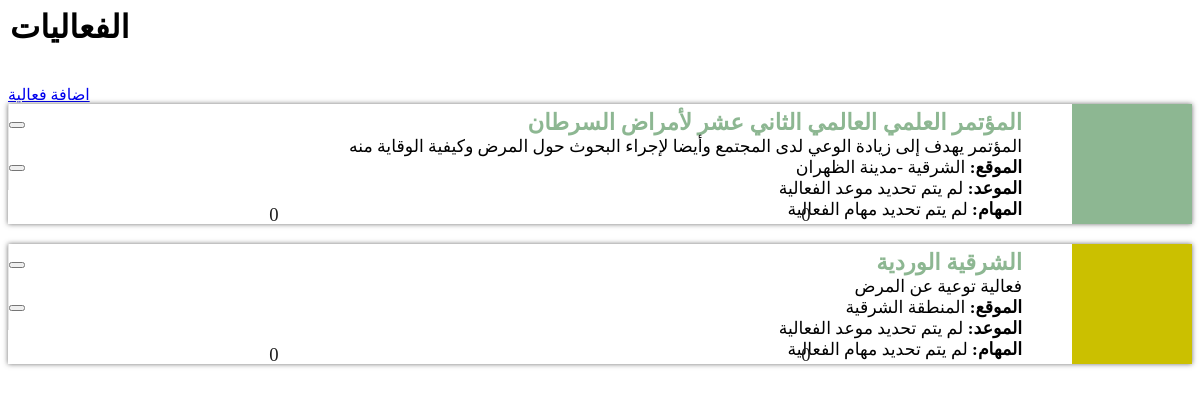
The page /admin_events_tab.php on the database its author committed.
### tables this page shows
CREATE TABLE `event` (
  `EventID` int(10) NOT NULL,
  `EventName` varchar(100) NOT NULL,
  `EventDescription` text NOT NULL,
  `MaleNum` int(3) NOT NULL DEFAULT '0',
  `FemaleNum` int(3) NOT NULL DEFAULT '0',
  `Location` mediumtext NOT NULL,
  `EventImage` varchar(30) NOT NULL,
  `Admin_ID` int(10) NOT NULL
);

### admin_events_tab.php (the view, shortened to what this page needs)
<legend> <h1>الفعاليات</h1></legend>
<link href="css/eventlist.css" rel="stylesheet" type="text/css" />
<?php
$query = "select EventID, EventName,EventDescription,MaleNum,FemaleNum, Location from event";
$result = mysqli_query($con, $query);
$numRows = mysqli_num_rows($result);
?>
<div class="container">
    <a href="admin_add_event.php" tabindex="5" class="btn btn-success">اضافة فعالية</a>
    <div class="row">
        <div class="[ col-sm-12 col-sm-offset-1 col-md-9 ]">
            <ul class="event-list">
                <?php
                if ($numRows <= 0) {
                    echo "<br> لا يوجد فعاليات في الوقت الحالي";
                } else {
                    while ($row = mysqli_fetch_array($result)) {
                        ?>
                        <li>
                            <?php
                            foreach ($row as $id => $val) {
                                $EventID = $row['EventID'];
                                $EventName = $row['EventName'];
                                $Location = $row['Location'];
                                $EventDescription = $row['EventDescription'];
                                $MaleNum = $row['MaleNum'];
                                $FemaleNum = $row['FemaleNum'];
                                $Tasks = array();
                                $DateofEvent = array();
                                $query = "select Date from dateofevent where Event_ID = '$EventID'";
                                $Date = mysqli_query($con, $query);
                                $numDates = mysqli_num_rows($Date);
                                if ($numDates <= 0) {
                                    $DateofEvent[] = "لم يتم تحديد موعد الفعالية";
                                } else {
                                    while ($Dates = mysqli_fetch_array($Date)) {
                                        $DateofEvent[] = $Dates['Date'];
                                    }
                                }
                                $query = "select Task from taskofevent where Event_ID = '$EventID'";
                                $Task = mysqli_query($con, $query);
                                if ($numDates <= 0) {
                                    $Tasks[] = "لم يتم تحديد مهام الفعالية";
                                } else {
                                    while ($task = mysqli_fetch_array($Task)) {
                                        $Tasks[] = $task['Task'];
                                    }
                                }
                            }
                            ?>
                            <time><img /></time>
                            <div class = "info">
                                <h2 class = "title"> <?php echo $EventName; ?></h2>
                                <h2 class = "desc">  <?php echo $EventDescription; ?> </h2>
                                <p class = "desc"><b> الموقع: </b><?php echo $Location; ?> </p>
                                <p class = "desc"><b> الموعد:</b> <?php echo implode(', ', $DateofEvent); ?> </p>
                                <p class = "desc"><b> المهام:</b> <?php echo implode(', ', $Tasks); ?> </p>
                                <ul>
                                    <li style = "width:34%;"> <?php echo $MaleNum; ?> </li>
                                    <li style = "width:34%;"><?php echo $FemaleNum; ?> </li>
                                </ul>
                            </div>
                            <div class = "edit">
                                <ul>
                                    <br>
                                    <li style = "width:33%;" >
                                        <form method="post" id='editform' action="#">
                                            <button href="#" type="submit" name="edit" class="btn btn-success"
                                                    ata-toggle = "tooltip" data-placement = "bottom" title = "تعديل الفعالية" >
                                                <span class="glyphicon glyphicon-edit"></span> </button>
                                        </form>
                                    </li>
                                    <br>
                                    <li style = "width:33%;" >
                                        <form method="post" id='deleteform' action="#">
                                            <button class="btn btn-danger" type="submit" name="submit"
                                                    onclick="return confirm('هل انت متأكد من حذف هذه الفعالية؟');"
                                                    ata-toggle = "tooltip" data-placement = "bottom" title = "حذف الفعالية">
                                                <span class="glyphicon glyphicon-trash"></span> </button>
                                        </form>
                                    </li>
                                </ul>
                            </div>
                        </li>
                    <?php }
                    ?>
                </ul>
                <?php
            }
            ?>
        </div>
    </div>
</div>

### css/eventlist.css (style rules this page uses)
.event-list { list-style: none; font-family: ge thameen; margin: 0px; padding: 0px; }
.event-list > li { background-color: rgb(255, 255, 255); box-shadow: 0px 0px 5px rgb(51, 51, 51); box-shadow: 0px 0px 5px rgba(51, 51, 51, 0.7); padding: 0px; margin: 0px 0px 20px; }
.event-list > li > time { color: rgb(255, 255, 255); background-color:#8db792 ; padding: 5px; text-align: center; text-transform: uppercase; display: inline-block; width: 120px; height: 120px; padding: 0px; margin: 0px; float: right; }
.event-list > li:nth-child(even) > time { background-color: #cbc000; }
.event-list > li > .info > ul, .event-list > li > .edit > ul { display: table; list-style: none; margin: 0px 0px 0px; padding: 0px; width: 100%; text-align: center; }
@media (min-width: 768px) { .event-list > li { position: relative; display: block; width: 100%; height: 120px; padding: 0px; } }
@media (min-width: 768px) { .event-list > li > .info { padding-top: 5px; overflow: hidden; position: relative; height: 120px; text-align: right; padding-right: 40px; } }
@media (min-width: 768px) { .event-list > li > .info > .title { font-size: 17pt; font-weight: 700; margin: 0px; text-align: right; padding: 0px 10px; color: #8db792 ; } }
@media (min-width: 768px) { .event-list > li > .info > .desc { font-size: 13pt; font-weight: 300; margin: 0px; text-align: right; padding: 0px 10px; } }
@media (min-width: 768px) { .event-list > li > .info > ul { position: absolute; left: 0px; bottom: 0px; } }
@media (min-width: 768px) { .event-list > li > .info > ul > li { display: table-cell; color: rgb(30, 30, 30); font-size: 14pt; font-weight: 300; padding: 3px 0px; } }
@media (min-width: 768px) { .event-list > li > .edit { position: absolute; top: 0px; left: 0px; display: block; width: 10px; } }
@media (min-width: 768px) { .event-list > li > .edit > ul { border-left: 1px solid rgb(230, 230, 230); margin: 0px; } }
@media (min-width: 768px) { .event-list > li > .edit > ul > li { display: block; padding: 0px; cursor: pointer; font-size: 14pt; font-weight: 300; } }

### rows shown on the page
event: EventName "المؤتمر العلمي العالمي الثاني عشر لأمراض السرطان", EventDescription "المؤتمر يهدف إلى زيادة الوعي لدى المجتمع وأيضا لإجراء البحوث حول المرض وكيفية الوقاية منه", Location "الشرقية -مدينة الظهران", DateofEvent "لم يتم تحديد موعد الفعالية", Tasks "لم يتم تحديد مهام الفعالية", MaleNum "0", FemaleNum "0"
event: EventName "الشرقية الوردية", EventDescription "فعالية توعية عن المرض", Location "المنطقة الشرقية", DateofEvent "لم يتم تحديد موعد الفعالية", Tasks "لم يتم تحديد مهام الفعالية", MaleNum "0", FemaleNum "0"
